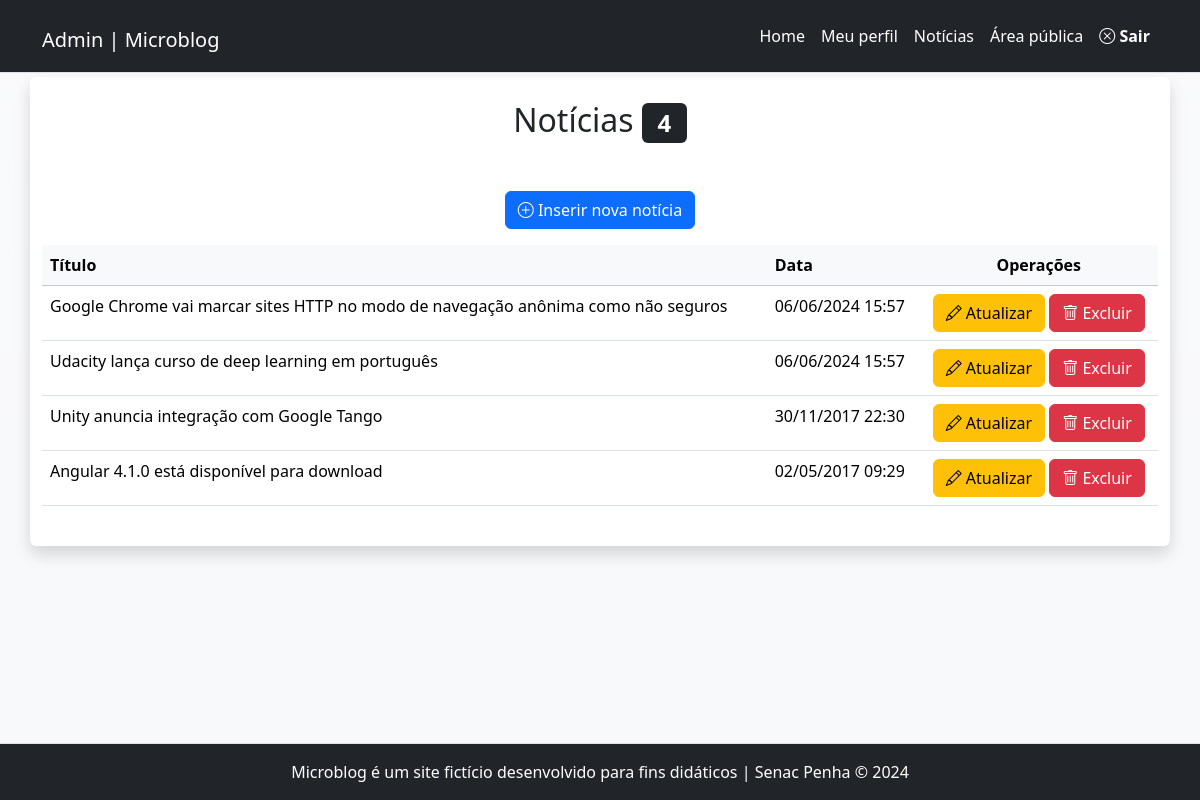
Screenshot of /admin/noticias.php (signed in) with the database file from the repository.
### tables this page shows
CREATE TABLE `noticias` (
  `id` int(11) NOT NULL,
  `data` datetime NOT NULL DEFAULT current_timestamp(),
  `titulo` varchar(150) NOT NULL,
  `texto` text NOT NULL,
  `resumo` tinytext NOT NULL,
  `imagem` varchar(45) NOT NULL,
  `usuario_id` int(11) NOT NULL
);

### inc/funcoes-noticias.php (called while the page is built, shortened)
<?php
function formataData($data){
    return date("d/m/Y H:i", strtotime($data));
}
function lerNoticias($conexao, $idUsuario, $tipoUsuario){
    if($tipoUsuario == 'admin'){
        $sql = "SELECT noticias.id, noticias.titulo,
                noticias.data, usuarios.nome
            FROM noticias JOIN usuarios
            ON noticias.usuario_id = usuarios.id
            ORDER BY data DESC";
    } else {
        $sql = "SELECT titulo, data, id FROM noticias
                WHERE usuario_id = $idUsuario
                ORDER BY data DESC";
    }
    $resultado = mysqli_query($conexao, $sql)
                or die(mysqli_error($conexao));
    return mysqli_fetch_all($resultado, MYSQLI_ASSOC);
}

### admin/noticias.php (the view, shortened to what this page needs)
<?php
require_once "../inc/cabecalho-admin.php";
require_once "../inc/funcoes-noticias.php";
$idUsuario = $_SESSION['id'];
$tipoUsuario = $_SESSION['tipo'];
$listaDeNoticias = lerNoticias($conexao, $idUsuario, $tipoUsuario);
?>
<div class="row">
	<article class="col-12 bg-white rounded shadow my-1 py-4">
		<h2 class="text-center">
		Notícias <span class="badge bg-dark">
			<?=count($listaDeNoticias)?>
		</span>
		</h2>
		<p class="text-center mt-5">
			<a class="btn btn-primary" href="noticia-insere.php">
			<i class="bi bi-plus-circle"></i>
			Inserir nova notícia</a>
		</p>
		<div class="table-responsive">
			<table class="table table-hover">
				<thead class="table-light">
					<tr>
                        <th>Título</th>
                        <th>Data</th>
						<th class="text-center">Operações</th>
					</tr>
				</thead>
				<tbody>
<?php foreach($listaDeNoticias as $noticia) { ?>
					<tr>
                        <td> <?=$noticia['titulo']?> </td>
                        <td> <?=formataData($noticia['data'])?> </td>
						<td class="text-center">
							<a class="btn btn-warning"
							href="noticia-atualiza.php?id=<?=$noticia['id']?>">
							<i class="bi bi-pencil"></i> Atualizar
							</a>
							<a class="btn btn-danger excluir"
							href="noticia-exclui.php?id=<?=$noticia['id']?>">
							<i class="bi bi-trash"></i> Excluir
							</a>
						</td>
					</tr>
<?php } ?>
				</tbody>
			</table>
	</div>
	</article>
</div>
<?php
require_once "../inc/rodape-admin.php";
?>

### rows the page displays
noticias: titulo "Google Chrome vai marcar sites HTTP no modo de navegação anônima como não seguros", data "06/06/2024 15:57"
noticias: titulo "Udacity lança curso de deep learning em português", data "06/06/2024 15:57"
noticias: titulo "Unity anuncia integração com Google Tango", data "30/11/2017 22:30"
noticias: titulo "Angular 4.1.0 está disponível para download", data "02/05/2017 09:29"

### other values shown
count($listaDeNoticias) "4"
